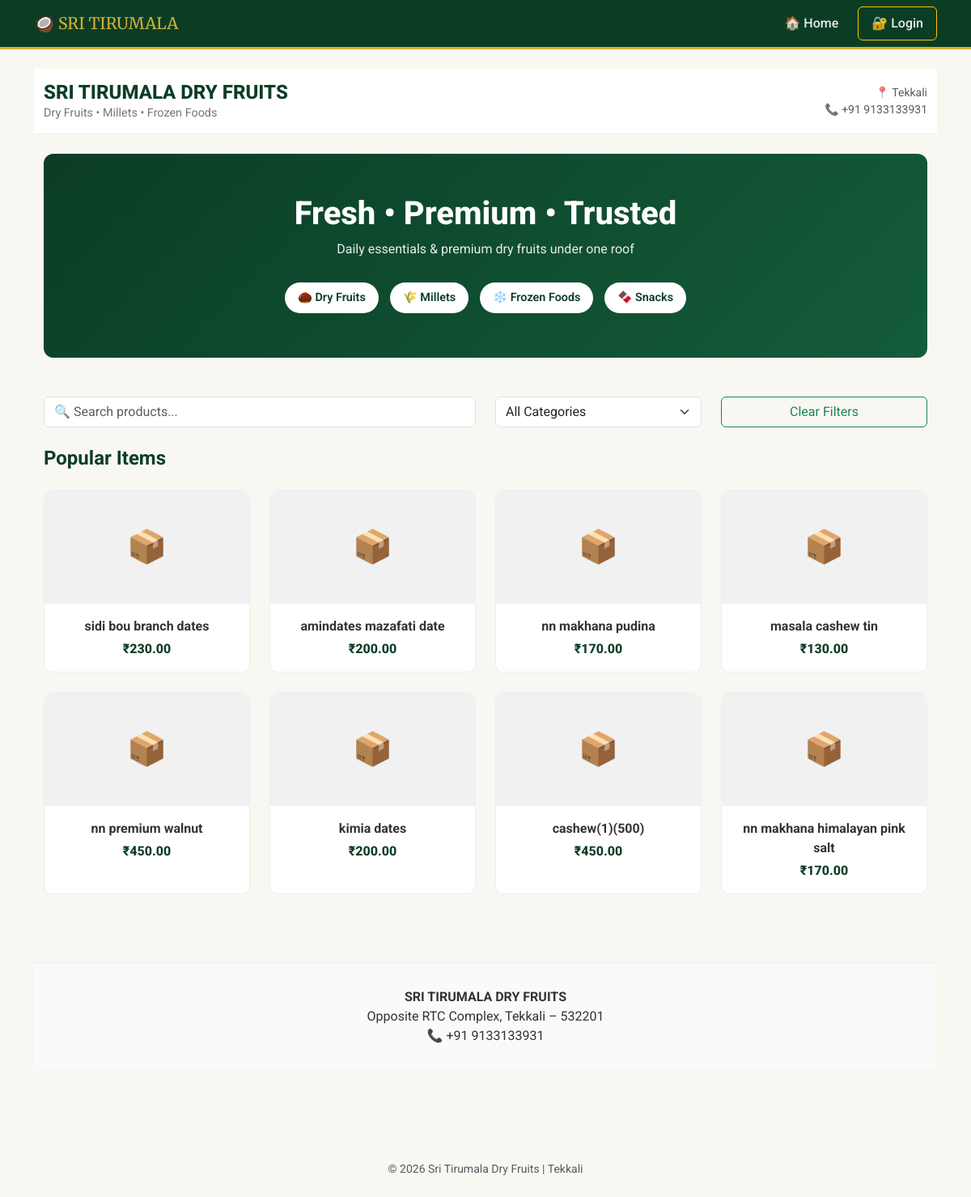
The page / on the database its author committed.
### tables this page shows
CREATE TABLE products (
            id INTEGER PRIMARY KEY AUTOINCREMENT,
            name TEXT NOT NULL,
            barcode TEXT UNIQUE NOT NULL,
            total_qty REAL NOT NULL,
            sold_qty REAL DEFAULT 0,
            cost_price REAL NOT NULL,
            selling_price REAL NOT NULL,
            mrp REAL DEFAULT 0
        );

### app.py (the view)
@app.route('/')
def home():
    conn = get_db_connection()
    products = conn.execute('SELECT * FROM products ORDER BY RANDOM() LIMIT 8').fetchall()
    conn.close()
    return render_template('home.html', products=products)

### app.py (called while the page is built)
def get_db_connection():
    conn = sqlite3.connect('dryfruits_v3.db')
    conn.row_factory = sqlite3.Row
    return conn

### templates/home.html (shortened to what this page needs)
{% extends "layout.html" %}
{% block content %}
<div class="shop-header mb-4">
    <div class="container d-flex justify-content-between align-items-center">
        <div>
            <h4 class="shop-title mb-0">SRI TIRUMALA DRY FRUITS</h4>
            <div class="shop-subtitle">Dry Fruits • Millets • Frozen Foods</div>
        </div>
        <div class="text-end small text-muted">
            📍 Tekkali<br>
            📞 +91 9133133931
        </div>
    </div>
</div>
<div class="container">
<div class="hero text-center mb-5">
    <h1>Fresh • Premium • Trusted</h1>
    <p class="mt-2">Daily essentials & premium dry fruits under one roof</p>
    <div class="mt-4">
        <span class="category-chip">🌰 Dry Fruits</span>
        <span class="category-chip">🌾 Millets</span>
        <span class="category-chip">❄️ Frozen Foods</span>
        <span class="category-chip">🍫 Snacks</span>
    </div>
</div>
<div class="row mb-4 align-items-center">
    <div class="col-12 col-md-6 mb-2 mb-md-0">
        <input type="text"
               id="searchInput"
               class="form-control"
               placeholder="🔍 Search products..."
               onkeyup="filterProducts()">
    </div>
    <div class="col-12 col-md-3 mb-2 mb-md-0">
        <select id="categoryFilter"
                class="form-select"
                onchange="filterProducts()">
            <option value="all">All Categories</option>
        </select>
    </div>
    <div class="col-12 col-md-3">
        <button class="btn btn-outline-success w-100"
                onclick="clearFilters()">
            Clear Filters
        </button>
    </div>
</div>
<h4 class="section-title mb-4">Popular Items</h4>
<div class="row" id="productGrid">
{% if products %}
    {% for p in products %}
    <div class="col-6 col-md-3 mb-4 product-item"
         data-name="{{ p.name | lower }}"
         data-category="{{ p.category }}">
        <a href="/print/{{ p.id }}"
           class="text-decoration-none"
           aria-label="View {{ p.name }}">
            <div class="product-card h-100">
                <div class="product-img">📦</div>
                <div class="p-3 text-center">
                    <div class="product-name">{{ p.name }}</div>
                    <div class="product-price mt-1">
                        ₹{{ "%.2f"|format(p.selling_price) }}
                    </div>
                </div>
            </div>
        </a>
    </div>
    {% endfor %}
{% else %}
    <div class="col-12 text-center text-muted py-5">
        <h5>No products available</h5>
        <p>Add items from staff panel</p>
    </div>
{% endif %}
</div>
</div>
<div class="site-footer text-center">
    <strong>SRI TIRUMALA DRY FRUITS</strong><br>
    Opposite RTC Complex, Tekkali – 532201<br>
    📞 +91 9133133931
</div>
{% endblock %}

### templates/layout.html (shortened to what this page needs)
<!DOCTYPE html>
<html lang="en">
<head>
    <link href="https://cdn.jsdelivr.net/npm/bootstrap@5.3.0/dist/css/bootstrap.min.css" rel="stylesheet">
</head>
<body>
    <nav class="navbar navbar-expand-lg navbar-dark no-print mb-4">
        <div class="container">
            <a class="navbar-brand" href="/">🥥 Sri Tirumala </a>
            <div class="collapse navbar-collapse" id="navbarNav">
                <ul class="navbar-nav ms-auto align-items-center">
                    <li class="nav-item"><a class="nav-link" href="/">🏠 Home</a></li>
                    {% if session.get('user') %}
                        <li class="nav-item"><a class="nav-link" href="/sell">Billing</a></li>
                        <li class="nav-item"><a class="nav-link" href="/search_bill">🔍 Search</a></li>
                        <li class="nav-item"><a class="nav-link" href="/stock">Stock</a></li>
                        {% if session.get('role') == 'admin' %}
                            <li class="nav-item"><a class="nav-link" href="/add">Add Item</a></li>
                            <li class="nav-item border-start border-secondary ps-2 ms-2"></li>
                            <li class="nav-item"><a class="nav-link text-warning" href="/profit">💰 Profit</a></li>
                            <li class="nav-item"><a class="nav-link text-warning" href="/analytics">📊 Analytics</a></li>
                            <li class="nav-item"><a class="nav-link text-white" href="/settings">⚙️ Settings</a></li>
                        {% endif %}
                        <li class="nav-item ms-3">
                            <a class="nav-link text-danger border border-danger rounded px-3 py-1" href="/logout">
                                Logout ({{ session['user'] }})
                            </a>
                        </li>
                    {% else %}
                        <li class="nav-item ms-3"><a class="nav-link text-warning border border-warning rounded px-3" href="/login">🔐 Login</a></li>
                    {% endif %}
                </ul>
            </div>
        </div>
    </nav>
    <div class="container pb-5">
        {% block content %}{% endblock %}
    </div>
    <footer class="text-center py-3 mt-5 no-print text-muted small">
        <p>© 2026 Sri Tirumala Dry Fruits | Tekkali</p>
    </footer>
</body>
</html>

### templates/layout.html (style rules this page uses)
:root { --brand-green: #0B3D25; --brand-gold: #D4AF37; --bg-cream: #F9F7F2; }
body { background-color: var(--bg-cream); font-family: 'Roboto', sans-serif; color: #333; }
.navbar { background-color: var(--brand-green) !important; border-bottom: 3px solid var(--brand-gold); }
.navbar-brand { color: var(--brand-gold) !important; font-family: 'Merriweather', serif; text-transform: uppercase; }
.nav-link { color: rgba(255,255,255,0.9) !important; font-weight: 500; }

### templates/home.html (style rules this page uses)
:root { --brand-green: #0B3D25; --brand-gold: #D4AF37; --light-bg: #f7f7f7; }
.shop-header { background: white; border-bottom: 1px solid #eee; padding: 15px 0; }
.shop-title { font-weight: 800; color: var(--brand-green); }
.shop-subtitle { color: #777; font-size: 0.9rem; }
.hero { background: linear-gradient(135deg, #0B3D25, #145c3a); color: white; padding: 50px 20px; border-radius: 12px; }
.hero h1 { font-weight: 800; }
.hero p { opacity: 0.9; }
.category-chip { background: white; color: var(--brand-green); padding: 8px 16px; border-radius: 20px; font-weight: 600; margin: 5px; display: inline-block; font-size: 0.9rem; }
.section-title { font-weight: 700; color: var(--brand-green); }
.product-card { border: 1px solid #eee; border-radius: 10px; transition: all 0.25s ease; background: white; cursor: pointer; }
.product-img { height: 140px; background: #f1f1f1; font-size: 2.5rem; display: flex; align-items: center; justify-content: center; border-radius: 10px 10px 0 0; }
.product-name { font-weight: 700; color: #333; }
.product-price { color: #0B3D25; font-weight: 800; }
.product-item { transition: all 0.2s ease; }
.site-footer { background: #fafafa; border-top: 1px solid #eee; margin-top: 60px; padding: 30px 10px; }

### rows shown on the page
products: name "sidi bou branch dates", selling_price "230.00"
products: name "amindates mazafati date", selling_price "200.00"
products: name "nn makhana pudina", selling_price "170.00"
products: name "masala cashew tin", selling_price "130.00"
products: name "nn premium walnut", selling_price "450.00"
products: name "kimia dates", selling_price "200.00"
products: name "cashew(1)(500)", selling_price "450.00"
products: name "nn makhana himalayan pink salt", selling_price "170.00"
